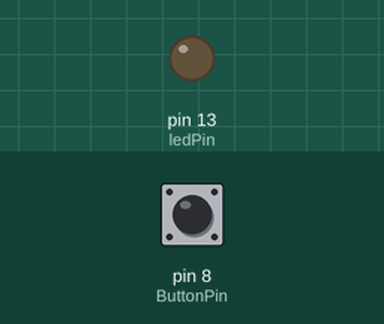
Simulated run of this sketch. Board: Arduino Uno, built with avr-gcc and run on an emulated ATmega328P. On the bench: output pins drawn as LEDs (lit = HIGH). The inputs (shaded band) are chosen by the test bench; at power-on: pin 8 (ButtonPin) LOW.

Above: at 1.2 s.
1.3 s: pin 8 (ButtonPin) pulled HIGH for 0.15 s
At 1.37 s:
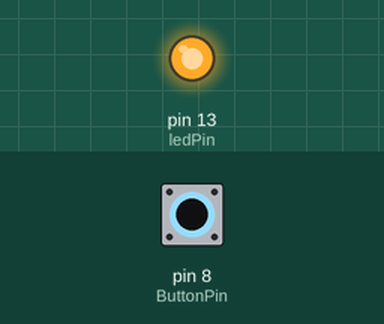
2.9 s: pin 8 (ButtonPin) pulled HIGH for 3.2 s
At 7.0 s:
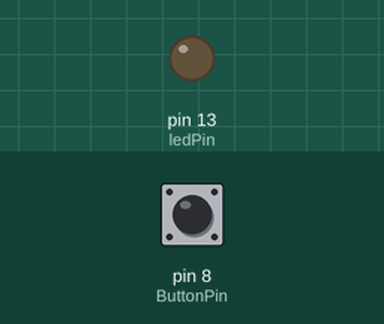
Timing chart, 0 to 8.5 s (numbered marks = the images above; inputs shaded):
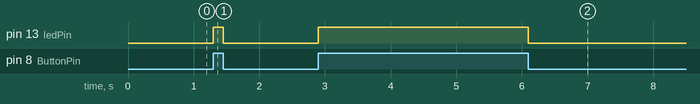

The sketch:

example1.ino
```cpp
int ledPin=13;
int ButtonPin=8;
void setup() {
  // put your setup code here, to run once:
  pinMode(ledPin,OUTPUT);
  pinMode(ButtonPin,INPUT);

}

void loop() {
  // put your main code here, to run repeatedly:
  if(digitalRead(ButtonPin)==HIGH)
  {
    digitalWrite(ledPin,HIGH);
  }
  else
  {
    digitalWrite(ledPin,LOW);
  }
}
```

Measured:
- after the input at 1.3 s, pin 13 (ledPin): LOW → HIGH at once, → LOW 0.15 s later
- after the input at 2.9 s, pin 13 (ledPin): LOW → HIGH at once, → LOW 3.2 s later
